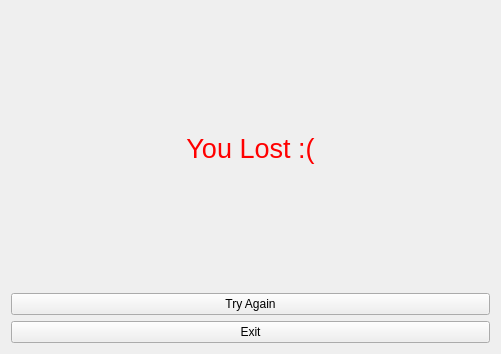
<?xml version="1.0" encoding="UTF-8"?>
<ui version="4.0">
 <class>Lost</class>
 <widget class="QWidget" name="Lost">
  <property name="geometry">
   <rect>
    <x>0</x>
    <y>0</y>
    <width>501</width>
    <height>354</height>
   </rect>
  </property>
  <property name="windowTitle">
   <string>Form</string>
  </property>
  <layout class="QGridLayout" name="gridLayout">
   <item row="2" column="0">
    <widget class="QPushButton" name="exit">
     <property name="text">
      <string>Exit</string>
     </property>
    </widget>
   </item>
   <item row="0" column="0">
    <widget class="QLabel" name="label">
     <property name="whatsThis">
      <string>&lt;html&gt;&lt;head/&gt;&lt;body&gt;&lt;p&gt;&lt;br/&gt;&lt;/p&gt;&lt;p&gt;&lt;br/&gt;&lt;/p&gt;&lt;/body&gt;&lt;/html&gt;</string>
     </property>
     <property name="text">
      <string>&lt;html&gt;&lt;head/&gt;&lt;body&gt;&lt;p align=&quot;center&quot;&gt;&lt;span style=&quot; font-size:20pt; color:#ff0000;&quot;&gt;You Lost :(&lt;/span&gt;&lt;/p&gt;&lt;/body&gt;&lt;/html&gt;</string>
     </property>
    </widget>
   </item>
   <item row="1" column="0">
    <widget class="QPushButton" name="try_again">
     <property name="text">
      <string>Try Again</string>
     </property>
    </widget>
   </item>
  </layout>
 </widget>
 <resources/>
 <connections/>
</ui>
